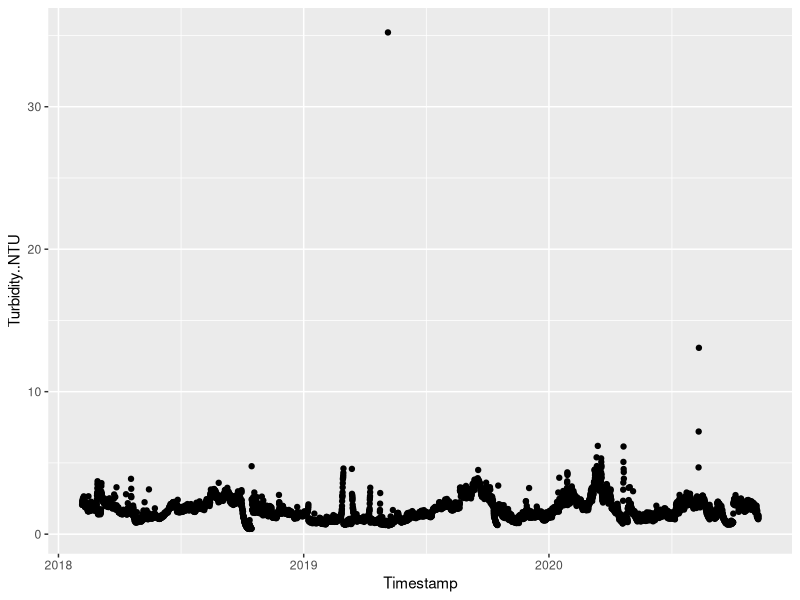
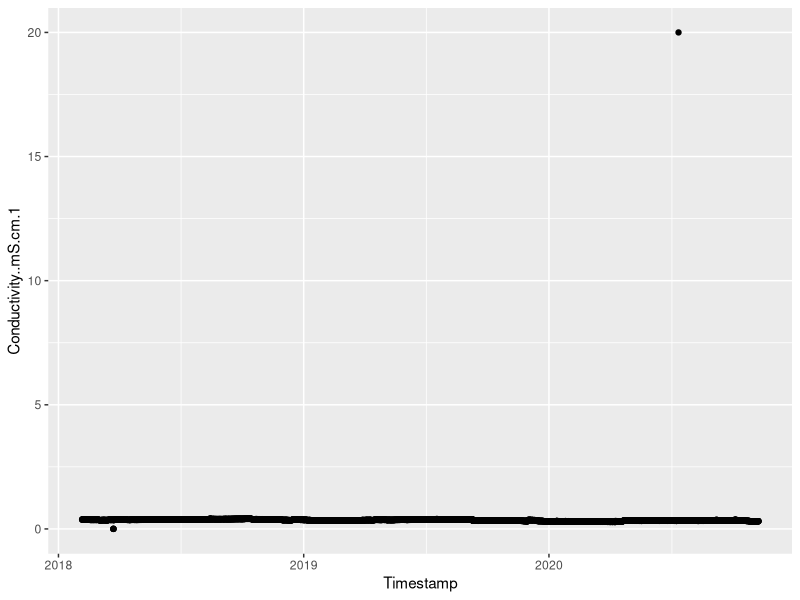
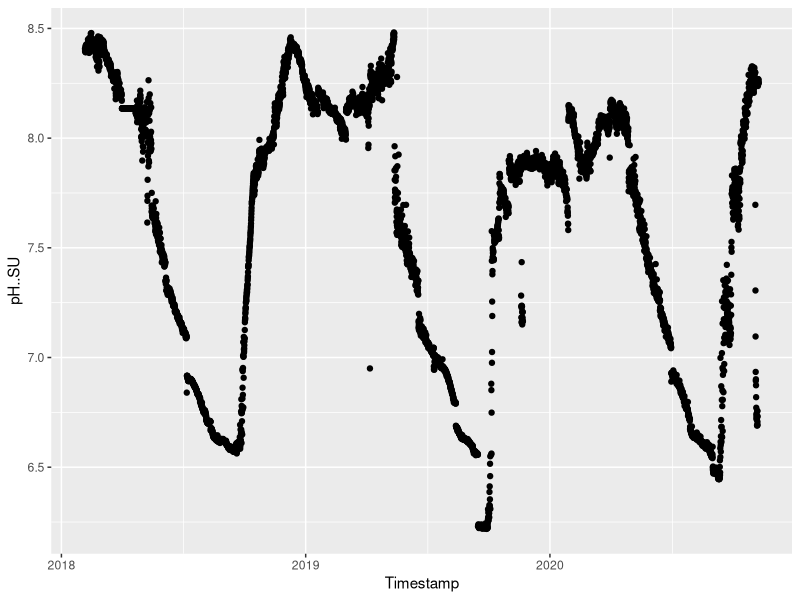
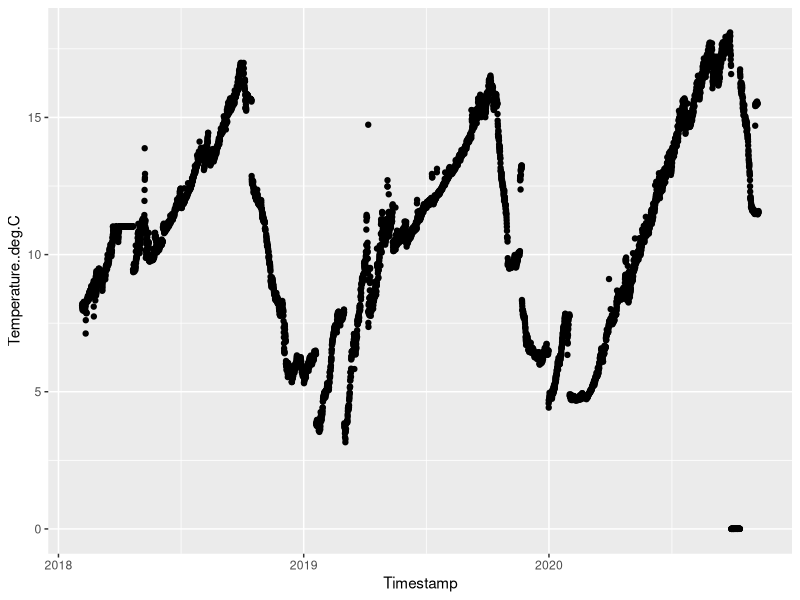
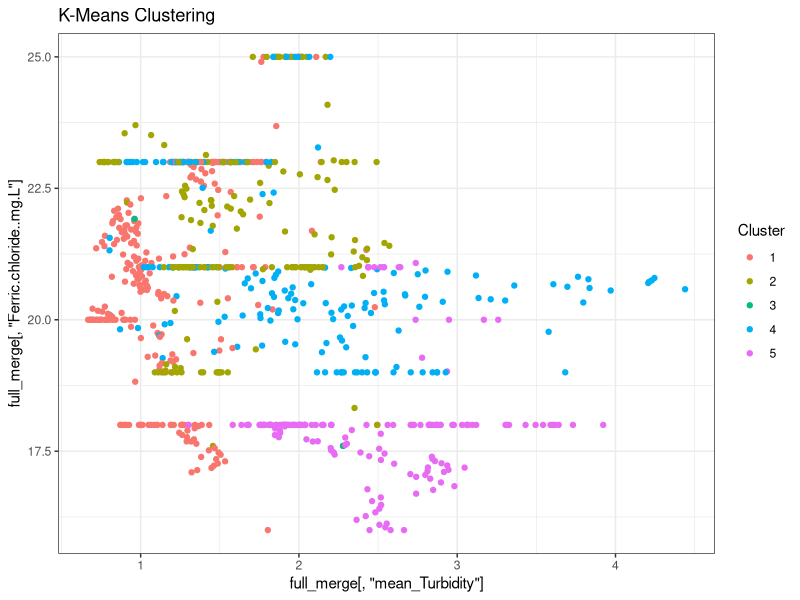
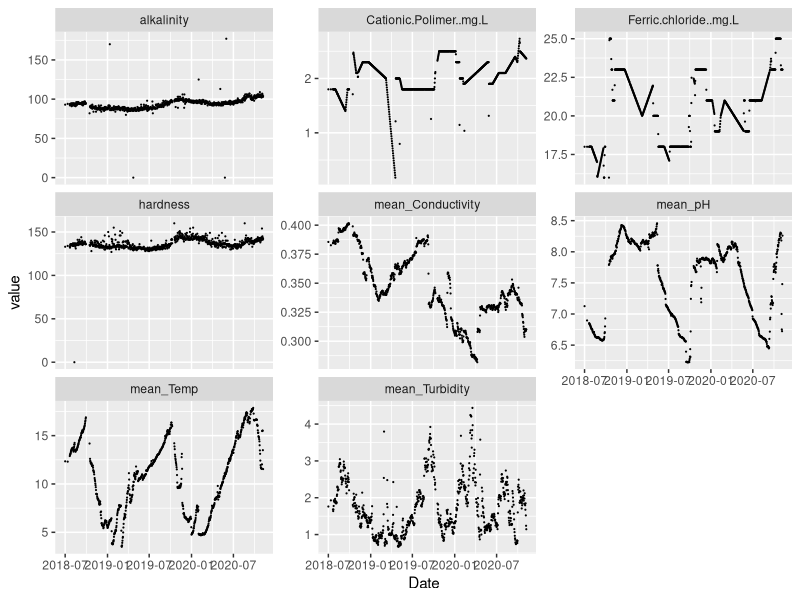

Generate these figures, in order, with R:
## ---- chunk 1
library(dplyr)
library(tidyr)
library(lubridate)
library(ggplot2)


data = read.csv("RWAR_turb_cond_counts_pH_temp.csv")

data$Timestamp = mdy_hm(data$Timestamp)

# Trying to determine what rows have outliers.
# The goal is to go by column, remove outliers & average that day's data, then ultimately combine every column after it's cleaned to create our fully cleaned data frame.
# Then combine with alkalinity and hardness & coagulant doses data??

ggplot(data, aes(x = Timestamp, y = Turbidity..NTU)) +
  geom_point()

data[data$Turbidity..NTU > 10, ] # row 2701 and 5446

ggplot(data, aes(x = Timestamp, y = Conductivity..mS.cm.1)) +
  geom_point()

data[data$Conductivity..mS.cm.1 > 15, ] # row 5270

# Not sure what to do with particle count (PC) data just yet

ggplot(data, aes(x = Timestamp, y = pH..SU)) +
  geom_point()

ggplot(data, aes(x = Timestamp, y = Temperature..deg.C)) +
  geom_point()

## ---- chunk 2

# Merging data

df1 = read.csv("RWAR_temp_pH_cond_turb_cleaned.csv")
df2 = read.csv("alkalinity_hardness_cleaned.csv")
df3 = read.csv("CoagulantDoses_2017-20.csv")

df1 = df1 %>%
  mutate(Date = ymd(Timestamp))
df2 = df2 %>%
  mutate(Date = mdy(Date))
df3 = df3 %>%
  mutate(Date = mdy(Date))

# This merge is only keeping the rows that are in both data frames
# Not using df3 because I don't want our target variables to be included in the clustering
merged = df1 %>% 
  inner_join(df2, by = "Date")
merged$Timestamp = NULL # We'll keep the Date column

cluster_data = merged %>%
  select(where(is.numeric)) %>%
  drop_na()

cluster_data = scale(cluster_data) # Standardize the data

# Clustering (probably not as useful with time series data...)

cluster_fit = kmeans(cluster_data, centers = 5, nstart = 25)

merged$cluster = cluster_fit$cluster

# Interpretation

table(merged$cluster)
cluster_fit$centers

full_merge = merged %>% 
  inner_join(df3, by = "Date")

# You can change the names to see different variables and their clusters
ggplot(full_merge, aes(x = full_merge[ , "mean_Turbidity"],
                       y = full_merge[ , "Ferric.chloride..mg.L"], # you can compare any two columns
                   color = factor(cluster))) +
  geom_point() +
  labs(title = "K-Means Clustering", color = "Cluster") +
  theme_bw()

## ---- chunk 3

# Exploratory plots

long_df = full_merge %>%
  pivot_longer(cols = c("mean_Temp", "mean_pH", "mean_Conductivity", "mean_Turbidity",
                        "alkalinity", "hardness", "Ferric.chloride..mg.L", "Cationic.Polimer..mg.L"),
               names_to = "metric",
               values_to = "value")

ggplot(long_df, aes(x = Date, y = value)) +
  geom_point(size = 0.1) +
  facet_wrap(~ metric, scales = "free_y")

#ggplot(full_merge, aes(x = Date, y = mean_pH)) +
#  geom_smooth() + 
#  labs(title = "title") +
#  theme_bw()

